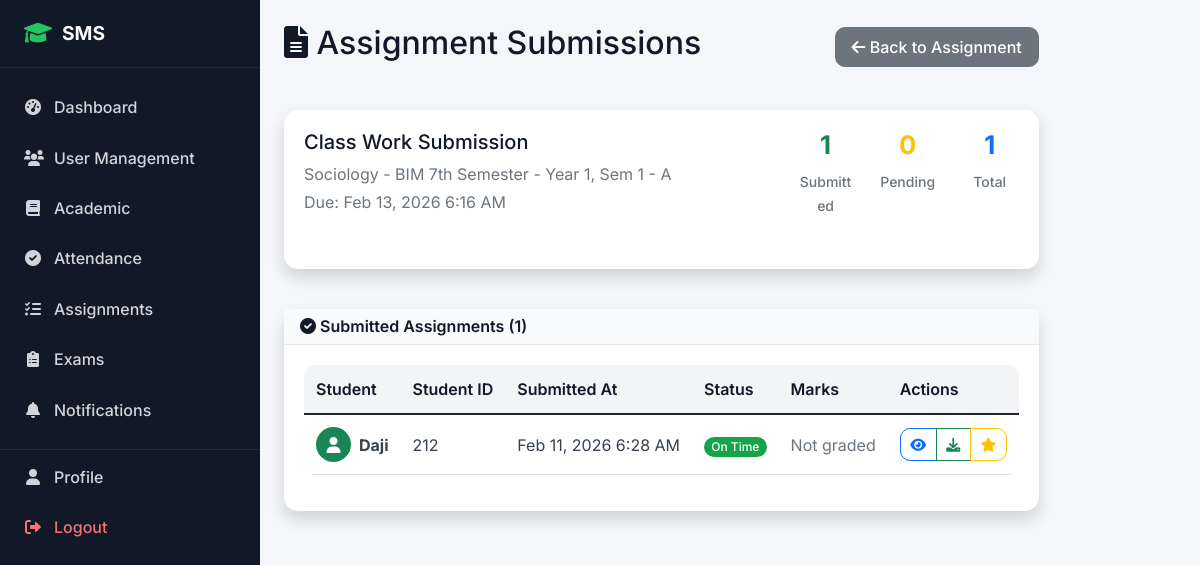
The app's page /academic/assignments/45/submissions/ (signed in) with its own data.
### academic/models.py (models this page shows, shortened)
class Assignment(models.Model):
    ASSIGNMENT_TYPES = (
        ('homework', 'Homework'),
        ('project', 'Project'),
        ('lab', 'Lab Work'),
        ('presentation', 'Presentation'),
        ('quiz', 'Quiz'),
    )
    title = models.CharField(max_length=200)
    description = models.TextField()
    assignment_type = models.CharField(max_length=20, choices=ASSIGNMENT_TYPES, default='homework')
    subject = models.ForeignKey(Subject, on_delete=models.CASCADE)
    class_assigned = models.ForeignKey(Class, on_delete=models.CASCADE)
    teacher = models.ForeignKey(TeacherProfile, on_delete=models.CASCADE)
    assigned_date = models.DateTimeField(auto_now_add=True)
    due_date = models.DateTimeField()
    max_marks = models.PositiveIntegerField(default=100)
    instructions = models.TextField(blank=True)
    attachment = models.FileField(upload_to='assignments/', blank=True, null=True)
    is_active = models.BooleanField(default=True)

class Subject(models.Model):
    name = models.CharField(max_length=100)
    code = models.CharField(max_length=20, unique=True)
    course = models.ForeignKey(Course, on_delete=models.CASCADE)
    semester = models.PositiveIntegerField()
    year = models.PositiveIntegerField()  # 1st year, 2nd year, etc.
    credits = models.PositiveIntegerField(default=3)
    description = models.TextField(blank=True)
    class Meta:
        unique_together = ['code', 'course']

class Class(models.Model):
    name = models.CharField(max_length=50)
    course = models.ForeignKey(Course, on_delete=models.CASCADE)
    year = models.PositiveIntegerField()  # 1st year, 2nd year, etc.
    semester = models.PositiveIntegerField()
    section = models.CharField(max_length=10)
    academic_year = models.ForeignKey(AcademicYear, on_delete=models.CASCADE)
    class_teacher = models.ForeignKey(TeacherProfile, on_delete=models.SET_NULL, null=True, blank=True, related_name='class_teacher_for')
    class Meta:
        unique_together = ['course', 'year', 'semester', 'section', 'academic_year']

class AssignmentSubmission(models.Model):
    assignment = models.ForeignKey(Assignment, on_delete=models.CASCADE)
    student = models.ForeignKey(StudentProfile, on_delete=models.CASCADE)
    submission_text = models.TextField(blank=True)
    attachment = models.FileField(upload_to='submissions/', blank=True, null=True)
    submitted_at = models.DateTimeField(auto_now_add=True)
    is_late = models.BooleanField(default=False)
    marks_obtained = models.DecimalField(max_digits=6, decimal_places=2, null=True, blank=True)
    feedback = models.TextField(blank=True)
    graded_by = models.ForeignKey(TeacherProfile, on_delete=models.SET_NULL, null=True, blank=True)
    graded_at = models.DateTimeField(null=True, blank=True)
    class Meta:
        unique_together = ['assignment', 'student']

### accounts/models.py (models this page shows, shortened)
class StudentProfile(models.Model):
    user = models.OneToOneField(User, on_delete=models.CASCADE, related_name='student_profile')
    student_id = models.CharField(max_length=20, unique=True)
    admission_date = models.DateField()
    guardian_name = models.CharField(max_length=100)
    guardian_phone = models.CharField(max_length=17)
    guardian_email = models.EmailField()
    emergency_contact = models.CharField(max_length=17)
    blood_group = models.CharField(max_length=5, blank=True)

class User(AbstractUser):
    USER_TYPE_CHOICES = (
        ('admin', 'Admin'),
        ('student', 'Student'),
        ('teacher', 'Teacher'),
        ('parent', 'Parent'),
    )
    user_type = models.CharField(max_length=10, choices=USER_TYPE_CHOICES)
    phone_regex = RegexValidator(regex=r'^\+?1?\d{9,15}$', message="Phone number must be entered in the format: '+999999999'. Up to 15 digits allowed.")
    phone_number = models.CharField(validators=[phone_regex], max_length=17, blank=True)
    address = models.TextField(blank=True)
    date_of_birth = models.DateField(null=True, blank=True)
    profile_picture = models.ImageField(upload_to='profile_pics/', blank=True, null=True)
    is_active = models.BooleanField(default=True)
    created_at = models.DateTimeField(auto_now_add=True)
    updated_at = models.DateTimeField(auto_now=True)

### academic/views.py (the view)
# urls.py: path('assignments/<int:assignment_id>/submissions/', views.assignment_submissions, name='assignment_submissions'),
def assignment_submissions(request, assignment_id):
    assignment = get_object_or_404(Assignment, id=assignment_id)
    if request.user.user_type == 'teacher' and assignment.teacher != request.user.teacher_profile:
        messages.error(request, 'You do not have permission to view these submissions.')
        return redirect('academic:assignment_list')
    submissions = AssignmentSubmission.objects.filter(
        assignment=assignment
    ).select_related('student__user').order_by('-submitted_at')
    enrolled_students = assignment.class_assigned.studentenrollment_set.filter(
        is_active=True
    ).select_related('student__user')
    submitted_student_ids = submissions.values_list('student_id', flat=True)
    pending_students = enrolled_students.exclude(student_id__in=submitted_student_ids)
    context = {
        'assignment': assignment,
        'submissions': submissions,
        'pending_students': pending_students,
        'total_students': enrolled_students.count(),
        'submitted_count': submissions.count(),
    }
    return render(request, 'academic/assignment_submissions.html', context)

### templates/academic/assignment_submissions.html (shortened to what this page needs)
{% extends 'base.html' %}
{% block content %}
<div class="row">
    <div class="col-12">
        <div class="d-flex justify-content-between align-items-center mb-4">
            <h2><i class="fas fa-file-alt"></i> Assignment Submissions</h2>
            <a href="{% url 'academic:assignment_detail' assignment.id %}" class="btn btn-secondary">
                <i class="fas fa-arrow-left"></i> Back to Assignment
            </a>
        </div>
    </div>
</div>
<div class="row mb-4">
    <div class="col-12">
        <div class="card shadow">
            <div class="card-body">
                <div class="row">
                    <div class="col-md-8">
                        <h5>{{ assignment.title }}</h5>
                        <p class="text-muted mb-1">{{ assignment.subject.name }} - {{ assignment.class_assigned.name }}</p>
                        <p class="text-muted">Due: {{ assignment.due_date|date:"M d, Y g:i A" }}</p>
                    </div>
                    <div class="col-md-4 text-end">
                        <div class="row text-center">
                            <div class="col-4">
                                <h4 class="text-success">{{ submissions.count }}</h4>
                                <small class="text-muted">Submitted</small>
                            </div>
                            <div class="col-4">
                                <h4 class="text-warning">{{ pending_students.count }}</h4>
                                <small class="text-muted">Pending</small>
                            </div>
                            <div class="col-4">
                                <h4 class="text-primary">{{ total_students }}</h4>
                                <small class="text-muted">Total</small>
                            </div>
                        </div>
                    </div>
                </div>
            </div>
        </div>
    </div>
</div>
<div class="row">
    <div class="col-12">
        <div class="card shadow">
            <div class="card-header bg-success text-white">
                <h6 class="m-0"><i class="fas fa-check-circle"></i> Submitted Assignments ({{ submissions.count }})</h6>
            </div>
            <div class="card-body">
                {% if submissions %}
                <div class="table-responsive">
                    <table class="table table-hover">
                        <thead>
                            <tr>
                                <th>Student</th>
                                <th>Student ID</th>
                                <th>Submitted At</th>
                                <th>Status</th>
                                <th>Marks</th>
                                <th>Actions</th>
                            </tr>
                        </thead>
                        <tbody>
                            {% for submission in submissions %}
                            <tr>
                                <td>
                                    <div class="d-flex align-items-center">
                                        <div class="bg-success rounded-circle d-flex align-items-center justify-content-center me-2" style="width: 35px; height: 35px;">
                                            <i class="fas fa-user text-white"></i>
                                        </div>
                                        <strong>{{ submission.student.user.get_full_name|default:submission.student.user.username }}</strong>
                                    </div>
                                </td>
                                <td>{{ submission.student.student_id }}</td>
                                <td>{{ submission.submitted_at|date:"M d, Y g:i A" }}</td>
                                <td>
                                    {% if submission.is_late %}
                                        <span class="badge bg-warning">Late Submission</span>
                                    {% else %}
                                        <span class="badge bg-success">On Time</span>
                                    {% endif %}
                                </td>
                                <td>
                                    {% if submission.marks_obtained %}
                                        <span class="badge bg-primary">{{ submission.marks_obtained }}/{{ assignment.max_marks }}</span>
                                    {% else %}
                                        <span class="text-muted">Not graded</span>
                                    {% endif %}
                                </td>
                                <td>
                                    <div class="btn-group" role="group">
                                        <button class="btn btn-sm btn-outline-primary" title="View Submission">
                                            <i class="fas fa-eye"></i>
                                        </button>
                                        {% if submission.attachment %}
                                        <a href="{{ submission.attachment.url }}" class="btn btn-sm btn-outline-success" title="Download File" target="_blank">
                                            <i class="fas fa-download"></i>
                                        </a>
                                        {% endif %}
                                        <button class="btn btn-sm btn-outline-warning" title="Grade Submission">
                                            <i class="fas fa-star"></i>
                                        </button>
                                    </div>
                                </td>
                            </tr>
                            {% endfor %}
                        </tbody>
                    </table>
                </div>
                {% else %}
                <div class="text-center py-4">
                    <i class="fas fa-inbox fa-3x text-muted mb-3"></i>
                    <h6 class="text-muted">No Submissions Yet</h6>
                    <p class="text-muted">Students haven't started submitting their work</p>
                </div>
                {% endif %}
            </div>
        </div>
    </div>
</div>
{% endblock %}

### static/css/style.css (style rules this page uses)
:root { --primary-color: #0d6efd; --primary-dark: #0b5ed7; --bg-light: #f4f6f9; --text-dark: #212529; --text-muted: #6c757d; --card-radius: 12px; --transition: all 0.25s ease-in-out; }
body { font-family: 'Inter', sans-serif; background-color: var(--bg-light); color: var(--text-dark); min-height: 100vh; }
.card { border: none; border-radius: var(--card-radius); box-shadow: 0 8px 24px rgba(0, 0, 0, 0.08); transition: var(--transition); }
.card-header { background-color: #fff; border-bottom: 1px solid #e9ecef; font-weight: 600; }
.btn { border-radius: 10px; font-weight: 500; padding: 0.45rem 1rem; transition: var(--transition); }
.table { background-color: #fff; border-radius: 12px; overflow: hidden; }
.table thead { background-color: #f1f3f5; }
.table th { font-weight: 600; color: var(--text-dark); }
.table td, .table th { vertical-align: middle; padding: 0.75rem; }
:root { --bg-light: #f4f6f9; --text-dark: #111827; --text-muted: #6b7280; --accent: #22c55e; }
.card { border-radius: 14px; border: none; background-color: #ffffff; box-shadow: 0 10px 30px rgba(0,0,0,0.07); }
.card-header { background-color: #f9fafb !important; border-bottom: 1px solid #e5e7eb; font-weight: 600; color: var(--text-dark) !important; }
.card-header h6 { margin: 0; font-weight: 600; }
.card-body { padding: 1.25rem; }
.card-header.bg-primary, .card-header.bg-success, .card-header.bg-info, .card-header.bg-warning, .card-header.bg-secondary { background-color: #f9fafb !important; color: var(--text-dark) !important; }
.badge { border-radius: 999px; padding: 0.35em 0.6em; font-weight: 500; font-size: 0.75rem; }
.badge.bg-success { background-color: #16a34a !important; }
.card-body .row.text-center h4 { font-weight: 700; font-size: 1.6rem; }
.card-body .row.text-center small { color: var(--text-muted); font-weight: 500; }
.btn { border-radius: 10px; font-weight: 500; }
.btn-group .btn { padding: 0.3rem 0.6rem; }
.btn-outline-primary, .btn-outline-success, .btn-outline-info, .btn-outline-warning { border-width: 1.5px; }
.table { background-color: #ffffff; border-radius: 12px; overflow: hidden; }
.table thead { background-color: #f3f4f6; }
.table th { font-weight: 600; color: var(--text-dark); border-bottom: none; }
.table td { vertical-align: middle; color: #374151; }
.row > [class^="col"] { margin-bottom: 1rem; }

### records on screen
Assignment: title "Class Work Submission", subject.name "Sociology", class_assigned.name "BIM 7th Semester - Year 1, Sem 1 - A", due_date "Feb 13, 2026 6:16 AM"
AssignmentSubmission: student.user.get_full_name "Daji", student.student_id "212", submitted_at "Feb 11, 2026 6:28 AM", is_late "On Time", shows "Not graded"

### other values on screen
{{ submissions.count }} "1"
{{ pending_students.count }} "0"
{{ total_students }} "1"
